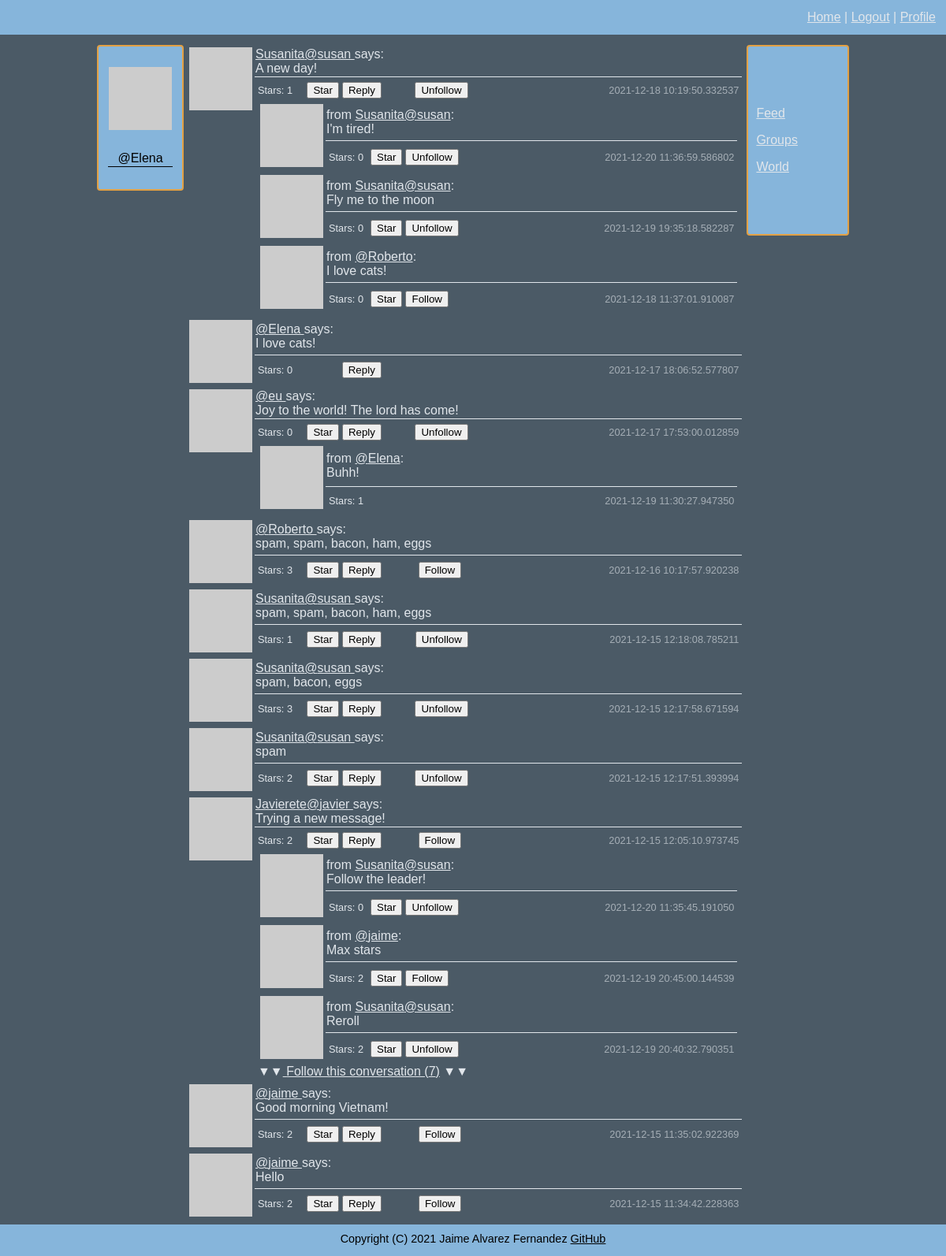
The page /global (signed in) on the database its author committed.
### connect/models.py (models this page shows, shortened)
class User(UserMixin, db.Model):
    id = db.Column(db.Integer, primary_key=True)
    username = db.Column(db.String(64), index=True, unique=True)
    email = db.Column(db.String(120), index=True, unique=True)
    nickname = db.Column(db.String(64))
    password = db.Column(db.String(128))
    about_me = db.Column(db.String(140))
    location = db.Column(db.String(64))
    website = db.Column(db.String(120))
    last_seen = db.Column(db.DateTime, default=datetime.datetime.utcnow)
    follower_bio = db.Column(db.Boolean, default=False)
    posts = db.relationship('Posts', backref='author', lazy='dynamic')
    reply = db.relationship('Reply', backref='author', lazy='dynamic')
    followed = db.relationship('User',
                               secondary=followers,
                               primaryjoin=(followers.c.follower_id == id),
                               secondaryjoin=(followers.c.followed_id == id),
                               backref=db.backref('followers', lazy='dynamic'), lazy='dynamic')
    starred = db.relationship('Posts',
                              secondary=stars,
                              backref=db.backref('awarded_stars', lazy='dynamic'), lazy='dynamic')
    starred_reply = db.relationship('Reply',
                                    secondary=stars_reply,
                                    backref=db.backref('awarded_stars_reply', lazy='dynamic'), lazy='dynamic')
    def avatar(self, size):
        digest = md5(self.email.lower().encode('utf-8')).hexdigest()
        return f'https://www.gravatar.com/avatar/{digest}?d=identicon&s={size}'
    def is_following(self, user):
        return self.followed.filter(followers.c.followed_id == user.id).count() > 0
    def is_starred(self, post):
        return self.starred.filter(stars.c.post_id == post.id).count() > 0
    def is_starred_reply(self, reply):
        return self.starred_reply.filter(stars_reply.c.reply_id == reply.id).count() > 0

class Posts(db.Model):
    id = db.Column(db.Integer, primary_key=True)
    body = db.Column(db.String(140))
    timestamp = db.Column(db.DateTime, index=True, default=datetime.datetime.utcnow)
    user_id = db.Column(db.Integer, db.ForeignKey('user.id'))
    reply = db.relationship('Reply', backref='original', lazy='dynamic')
    def replies(self):
        return Reply.query.filter_by(post_id=self.id).order_by(Reply.timestamp.desc()).all()

class Reply(db.Model):
    id = db.Column(db.Integer, primary_key=True)
    body = db.Column(db.String(140))
    timestamp = db.Column(db.DateTime, index=True, default=datetime.datetime.utcnow)
    user_id = db.Column(db.Integer, db.ForeignKey('user.id'))
    post_id = db.Column(db.Integer, db.ForeignKey('posts.id'))

### connect/routing.py (the view)
@app.route('/global')
def global_messages():
    empty_form = forms.EmptyForm()
    posts = models.Posts.query.order_by(models.Posts.timestamp.desc()).all()
    return flask.render_template('global.html', title="Explore global feed", posts=posts, e_form=empty_form)

### connect/forms.py
class EmptyForm(FlaskForm):
    submit = wtforms.SubmitField('Submit')

### connect/models.py (called while the page is built)
@login.user_loader
def load_user(user_id):
    return User.query.get(int(user_id))

### connect/routing.py (called while the page is built)
@app.before_request
def before_request():
    if flask_login.current_user.is_authenticated:
        flask_login.current_user.last_seen = datetime.datetime.utcnow()
        db.session.commit()

### connect/templates/global.html
{% extends "general_template.html" %}
{% block content %}
    {% include "sub_templates/_posts.html" %}
{% endblock %}

### connect/templates/sub_templates/_profile.html (shortened to what this page needs)
{% if user and user != current_user %}
    <p>
        <img src="{{ user.avatar(128) }}">
    </p>
    <table width="100%">
        <tr>
            <td>
                {% if user.nickname is not none %}
                {{ user.nickname }}
                {% endif %}
            </td>
        </tr>
        <tr>
            <td class="bottom_line">
                @{{ user.username }}
            </td>
        </tr>
        <tr>
            <td>
                {% if not current_user.is_following(user) %}
                <form method="post" action="{{ url_for('follow', username=user.username, url=request.endpoint) }}">
                    {{ e_form.hidden_tag() }}
                    {{ e_form.submit(value='Follow') }}
                </form>
                {% else %}
                <form method="post" action="{{ url_for('unfollow', username=user.username, url=request.endpoint) }}">
                    {{ e_form.hidden_tag() }}
                    {{ e_form.submit(value='Unfollow') }}
                </form>
                {% endif %}
            </td>
        </tr>
        <tr>
            <td class="justify_text">
                {% if user.about_me is not none %}
                    {{ user.about_me }}
                {% endif %}
            </td>
        </tr>
        <tr>
            <td>
                {% if user.location is not none %}
                    {{ user.location }}
                {% endif %}
            </td>
        </tr>
        <tr>
            <td>
                {% if user.website is not none %}
                    <a href="{{ current_user.website }}">{{ current_user.website }}</a>
                {% endif %}
            </td>
        </tr>
        <tr>
            <td>
                {% if user.follower_bio %}
                Followers: {{ current_user.followers.count() }}
                {% endif %}
            </td>
        </tr>
    </table>
{% else %}
    <p>
        <img src="{{ current_user.avatar(128) }}">
    </p>
    <table width="100%">
        <tr>
            <td>
            </td>
        </tr>
        <tr>
            <td class="bottom_line">
                @{{ current_user.username }}
            </td>
        </tr>
        <tr>
            <td class="justify_text">
            </td>
        </tr>
        <tr>
            <td class="justify_text">
            </td>
        </tr>
        <tr>
            <td class="justify_text">
            </td>
        </tr>
        <tr>
            <td>
            </td>
        </tr>
    </table>
{% endif %}

### connect/templates/sub_templates/_posts.html (shortened to what this page needs)
<table width="100%">
    {% for post in posts %}
    <tr>
        <td width="60" rowspan="2" valign="top"><img src="{{ post.author.avatar(60) }}"></td>
        <td class="bottom_line">
                <a href="{{ url_for('user_messages', username=post.author.username) }}">
                    {% if post.author.nickname %}{{ post.author.nickname }}{% endif %}@{{ post.author.username }}
                </a>
                says:<br>
             {{ post.body }}
        </td>
    </tr>
    <tr>
        <td>
            <table width="100%" border="0">
                <tr class="smaller_font_80">
                    <td width="10%">Stars: {{ post.awarded_stars.count() }}</td>
                    <td width="7%">
                        {% if post.author.username != current_user.username %}
                            {% if not current_user.is_starred(post) %}
                            <form method="post" action="{{ url_for('star', post=post.id, url=request.endpoint) }}">
                                {{ e_form.submit(value='Star') }}
                            </form>
                            {% else %}
                            <form method="post" action="{{ url_for('un_star', post=post.id, url=request.endpoint) }}">
                                {{ e_form.hidden_tag() }}
                                {{ e_form.submit(value='Un-star') }}
                            </form>
                            {% endif %}
                        {% endif %}
                    </td>
                    <td>
                        <form method="get" action="{{ url_for('reply', post=post.id, url=request.endpoint) }}">
                            {{ e_form.submit(value='Reply') }}
                        </form>
                    </td>
                    <td>
                        {% if not current_user.is_following(post.author) and post.author != current_user %}
                        <form method="post" action="{{ url_for('follow', username=post.author.username) }}">
                            {{ e_form.submit(value='Follow') }}
                        </form>
                        {% elif current_user.is_following(post.author) and post.author != current_user  %}
                        <form method="post" action="{{ url_for('unfollow', username=post.author.username, url=request.endpoint) }}">
                            {{ e_form.submit(value='Unfollow') }}
                        </form>
                        {% endif %}
                    </td>
                    <td class="time">{{ post.timestamp }}</td>
                </tr>
                <tr>
                    <td colspan="5">
                        {% if 0 < post.replies()|length <= 3%}
                            {% for n in range(post.replies()|length) %}
                                {% include "sub_templates/_replies.html" %}
                            {% endfor %}
                        {% elif post.replies()|length > 3 %}
                            {% for n in range(3) %}
                                {% include "sub_templates/_replies.html" %}
                            {% endfor %}
                            ▼▼<a href="{{ url_for('conversation', post=post.id)}}"> Follow this conversation ({{ post.replies()|length }})</a> ▼▼
                        {% endif %}
                    </td>
                </tr>
            </table>
        </td>
    </tr>
    {% endfor %}
</table>

### connect/templates/sub_templates/_replies.html (shortened to what this page needs)
<table width="100%">
    <tr>
        <td width="30" rowspan="2" valign="top"><img src="{{ post.replies()[n].author.avatar(30) }}"></td>
        <td class="bottom_line">
            from
            <a href="{{ url_for('user_messages', username=post.replies()[n].author.username) }}">{% if post.replies()[n].author.nickname %}{{ post.replies()[n].author.nickname }}{% endif %}@{{ post.replies()[n].author.username }}</a>:<br>
            {{ post.replies()[n].body }}
        </td>
    </tr>
    <tr>
        <td>
            <table width="100%" border="0">
                <tr class="smaller_font_80">
                    <td width="10%">Stars: {{ post.replies()[n].awarded_stars_reply.count() }}</td>
                    <td width="7%">
                        {% if post.replies()[n].author.username != current_user.username %}
                            {% if not current_user.is_starred_reply(post.replies()[n]) %}
                            <form method="post" action="{{ url_for('star_reply', reply_id=post.replies()[n].id, url=request.endpoint) }}">
                                {{ e_form.submit(value='Star') }}
                            </form>
                            {% else %}
                            <form method="post" action="{{ url_for('un_star_reply', reply_id=post.replies()[n].id, url=request.endpoint) }}">
                                {{ e_form.hidden_tag() }}
                                {{ e_form.submit(value='Un-star') }}
                            </form>
                            {% endif %}
                        {% endif %}
                    </td>
                    <td>
                        {% if not current_user.is_following(post.replies()[n].author) and post.replies()[n].author != current_user %}
                        <form method="post" action="{{ url_for('follow', username=post.replies()[n].author.username, url=request.endpoint) }}">
                            {{ e_form.submit(value='Follow') }}
                        </form>
                        {% elif current_user.is_following(post.replies()[n].author) and post.replies()[n].author != current_user  %}
                        <form method="post" action="{{ url_for('unfollow', username=post.replies()[n].author.username, url=request.endpoint) }}">
                            {{ e_form.submit(value='Unfollow') }}
                        </form>
                        {% endif %}
                    </td>
                    <td class="time">{{ post.replies()[n].timestamp }}</td>
                </tr>
            </table>
        </td>
    </tr>
</table>

### connect/static/css/style.css (style rules this page uses)
body { font-family: Arial; background: #4b5a66; color: #e1e6eb; min-height: 100vh; margin: 0; }
a { color: inherit; }
.bottom_line { border: solid; border-width: 0px 0 1px 0; }
.justify_text { text-align: justify; text-justify: inter-word; }
.smaller_font_80 { font-size:80%; }
.time { text-align: right; opacity: 0.6; }
body { display:flex; flex-direction:column; }

### rows shown on the page
User: username "Elena"
Posts: author.nickname "Susanita", author.username "susan", body "A new day!", awarded_stars.count "1", timestamp "2021-12-18 10:19:50.332537", nickname "Susanita" "Susanita", username "susan" "susan" "Roberto", body "I'm tired!" "Fly me to the moon" "I love cats!", replies "0" "0" "0", id.timestamp "2021-12-20 11:36:59.586802" "2021-12-19 19:35:18.582287" "2021-12-18 11:37:01.910087"
Posts: author.username "Elena", body "I love cats!", awarded_stars.count "0", timestamp "2021-12-17 18:06:52.577807"
Posts: author.username "eu", body "Joy to the world! The lord has come!", awarded_stars.count "0", timestamp "2021-12-17 17:53:00.012859", username "Elena", body "Buhh!", replies "1", id.timestamp "2021-12-19 11:30:27.947350"
Posts: author.username "Roberto", body "spam, spam, bacon, ham, eggs", awarded_stars.count "3", timestamp "2021-12-16 10:17:57.920238"
Posts: author.nickname "Susanita", author.username "susan", body "spam, spam, bacon, ham, eggs", awarded_stars.count "1", timestamp "2021-12-15 12:18:08.785211"
Posts: author.nickname "Susanita", author.username "susan", body "spam, bacon, eggs", awarded_stars.count "3", timestamp "2021-12-15 12:17:58.671594"
Posts: author.nickname "Susanita", author.username "susan", body "spam", awarded_stars.count "2", timestamp "2021-12-15 12:17:51.393994"
Posts: author.nickname "Javierete", author.username "javier", body "Trying a new message!", awarded_stars.count "2", timestamp "2021-12-15 12:05:10.973745", nickname "Susanita" "Susanita", username "susan" "jaime" "susan", body "Follow the leader!" "Max stars" "Reroll", replies "0" "2" "2", id.timestamp "2021-12-20 11:35:45.191050" "2021-12-19 20:45:00.144539" "2021-12-19 20:40:32.790351", replies|length "7"
Posts: author.username "jaime", body "Good morning Vietnam!", awarded_stars.count "2", timestamp "2021-12-15 11:35:02.922369"
Posts: author.username "jaime", body "Hello", awarded_stars.count "2", timestamp "2021-12-15 11:34:42.228363"
